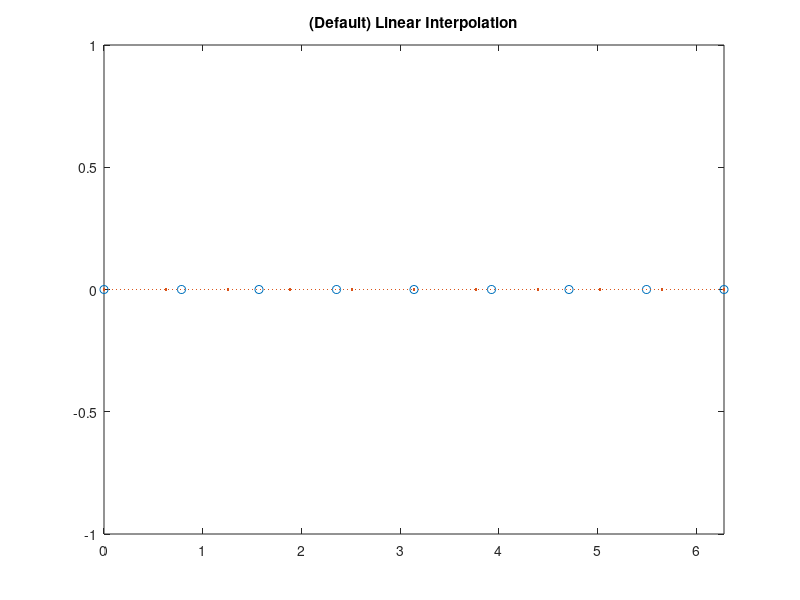
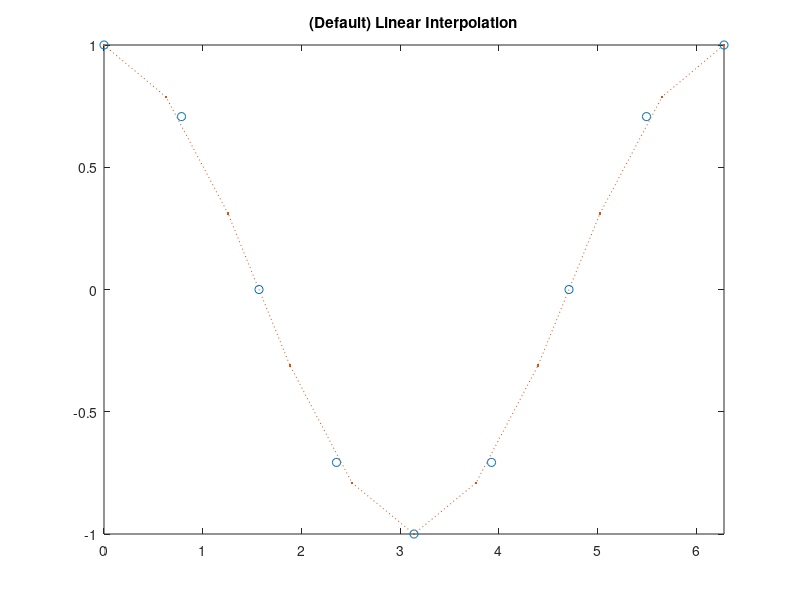
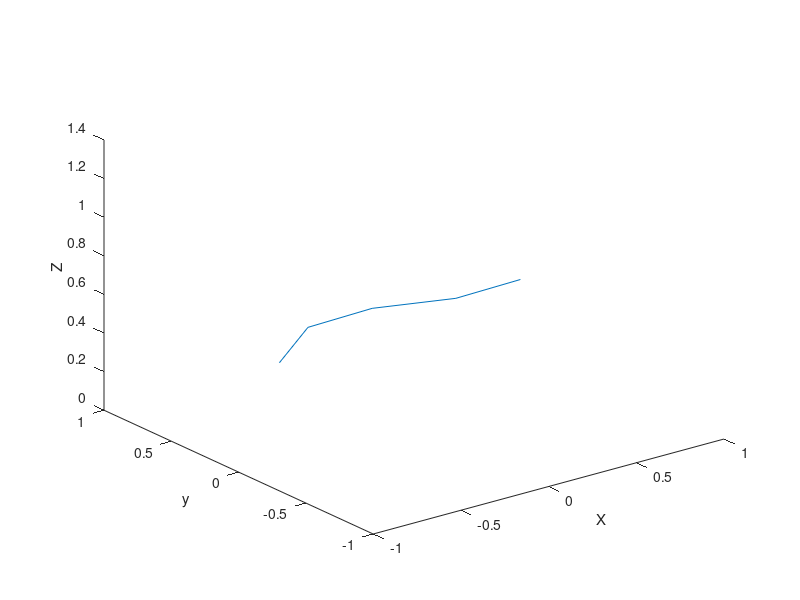

Reproduce these figures in MATLAB, in order.
clear
clc

step = 10;
tfin=2*pi;
k_tq=tfin/step;
tq= 0:k_tq:tfin;

tx = 0:pi/4:2*pi;
vx = [0,0,0,0,0,0,0,0,0];

ty = 0:pi/4:2*pi;
vy = cos(ty);

tz = [0,0.5,1,1.5,2,2.5,3];
vz = [0,0.2,0.4,0.6,0.8,1,1.2];

figure
vxq1 = interp1(tx,vx,tq,'linear');
plot(tx,vx,'o',tq,vxq1,':.');
xlim([0 tfin]);
title('(Default) Linear Interpolation');

figure
vyq1 = interp1(ty,vy,tq,'cubic');
plot(ty,vy,'o',tq,vyq1,':.');
xlim([0 tfin]);
title('(Default) Linear Interpolation');

% figure
% plot(vx,vy,'o',vxq1,vyq1,':.');

figure
vzq1 = interp1(tz,vz,tq,'linear');
plot(tz,vz,'o',tq,vzq1,':.');
xlim([0 tfin]);
title('(Default) Linear Interpolation');


%%


plot3(vxq1,vyq1,vzq1)
xlabel('X') 
ylabel('y') 
zlabel('Z') 
